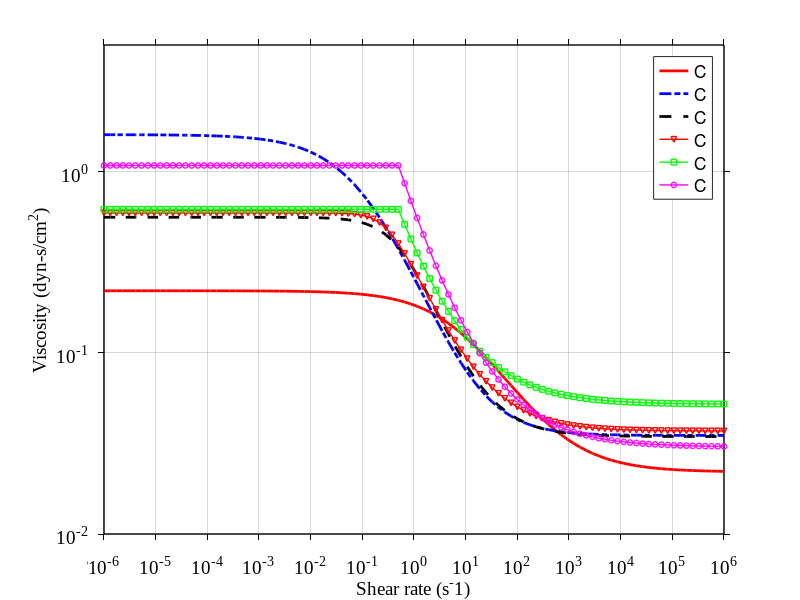

MATLAB code to generate this figure: (Note: this script raises an error after producing the figure.)
clear all; clc; close all;

ns = 100;
sr = logspace(-6, 6, ns)';
mu = zeros(ns,5);
mu_x = zeros(ns,5);

% Carreau-Yasuda model
mu_i = [0.022, 0.035, 0.0345, 0.037]';
mu_o = [0.22, 1.6, 0.56, 0.592]';
lam = [0.11, 8.2, 1.902, 3.313]';
a = [0.644, 0.64, 1.25, 2.0]';
n = [0.392, 0.2128, 0.22, 0.3568]';

% Cassons model
mu_i(5) = 0.22803;
mu_i(6) = 0.1739;

mu_o(5) = 0.3953;
mu_o(6) = 0.6125;

strL = ["CY (a)"; "CY (b)"; "CY (c)"; "CY (d)"; "Cass (a)"; "Cass (b)"];
for i=1:ns
    for j=1:6
        if j<=4
            mu(i,j) = mu_i(j) + (mu_o(j)-mu_i(j))*...
                (1+(lam(j)*sr(i))^a(j))^((n(j)-1)/a(j));
            mu_x(i,j) = (mu_o(j)-mu_i(j))*(n(j)-1)*(lam(j)^a(j))*...
                (sr(i)^(a(j)-1))*(1+(lam(j)*sr(i))^a(j))^((n(j)-1)/a(j)-1);
        else
            if (sr(i) < 0.5)
                s = 0.5;
            else
                s = sr(i);
            end
            mu(i,j) = (mu_o(j)/sqrt(s) + mu_i(j))^2;
            mu_x(i,j) = 2*mu_o(j)*(s^(-1.5))*(mu_o(j)/sqrt(s) + mu_i(j));
        end
    end
end

fid = fopen('visc_nonNewt.dat','w');
fprintf(fid,'Variables=s, CYa, CYb, CYc, CYd, Cassa, Cassb\n');
for i=1:ns
    fprintf(fid,'%.9f', sr(i));
    for j=1:6
        fprintf(fid,'   %.9f', mu(i,j));
    end
    fprintf(fid,'\n');
end
fclose(fid);


%% Make plot

titleFont = 14;
axesFont  = 14;
fontName  = "TimesNewRoman";

figure('units','normalized','outerposition',[0.05 0.3 0.35 0.45]);
    plot(sr, mu(:,1), 'r-', 'Linewidth', 2.0, ...
        'DisplayName', strL(1));
    hold on;
    plot(sr, mu(:,2), 'b-.', 'Linewidth', 2.0, ...
        'DisplayName', strL(2));
    plot(sr, mu(:,3), 'k--', 'Linewidth', 2.0, ...
        'DisplayName', strL(3));
    plot(sr, mu(:,4), 'r-v', 'Linewidth', 1.0, ...
        'MarkerSize', 4, 'DisplayName', strL(4));
    plot(sr, mu(:,5), 'g-s', 'Linewidth', 1.0, ...
        'MarkerSize', 4, 'DisplayName', strL(5));
    plot(sr, mu(:,6), 'm-o', 'Linewidth', 1.0, ...
        'MarkerSize', 4, 'DisplayName', strL(6));
    hold off;

    set(gca, 'FontName', fontName, 'FontSize',...
        axesFont, 'LineWidth', 1);
    xlim([1e-6 1e6]);
    ylim([0.01 5]);
    set(gca, 'XScale', 'log', 'YScale', 'log');
    set( gca, 'Box', 'on', 'TickDir'     , 'out', ...
        'TickLength'  , [.01 .01], ...
        'YGrid'       , 'on', ...
        'XGrid'       , 'on', ...
        'XColor'      , [0 0 0 ], ...
        'YColor'      , [0 0 0 ], ...
        'LineWidth'   , 1.0);
    xlabel('Shear rate (s^-1)', 'FontSize', axesFont);
    ylabel('Viscosity (dyn-s/cm^2)', 'FontSize', axesFont);

    lgd = legend;
    lgd.FontSize = axesFont;
    lgd.Location = 'northeast';
    lgd.Orientation = 'vertical';
    lgd.EdgeColor = 'w';
    legend('boxon');


